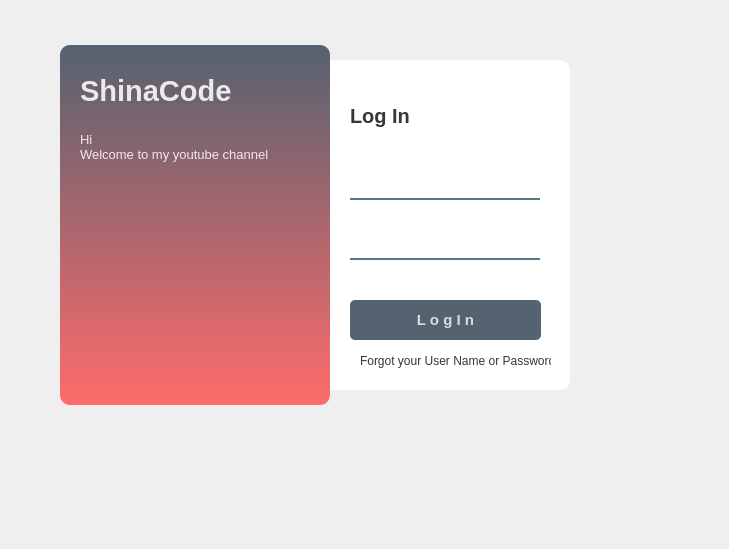
<?xml version="1.0" encoding="UTF-8"?>
<ui version="4.0">
 <class>Dialog</class>
 <widget class="QDialog" name="Dialog">
  <property name="geometry">
   <rect>
    <x>0</x>
    <y>0</y>
    <width>729</width>
    <height>549</height>
   </rect>
  </property>
  <property name="windowTitle">
   <string>Dialog</string>
  </property>
  <widget class="QWidget" name="widget" native="true">
   <property name="geometry">
    <rect>
     <x>20</x>
     <y>20</y>
     <width>590</width>
     <height>420</height>
    </rect>
   </property>
   <property name="styleSheet">
    <string notr="true">QPushButton#pushButton{
	background-color:rgba(85,98,112,255);
	color:rgba(255,255,255,200);
	border-radius:5px;
}
QPushButton#pushButton:pressed{
	padding-left:5px;
	padding-top:5px;
	background-color:rgba(255,107,107,255);
	background-position:calc(100% - 10px)center;
}
QPushButton#pushButton:hover{
background-color:rgba(255,107,107,255);
}</string>
   </property>
   <widget class="QLabel" name="label">
    <property name="geometry">
     <rect>
      <x>290</x>
      <y>40</y>
      <width>260</width>
      <height>330</height>
     </rect>
    </property>
    <property name="styleSheet">
     <string notr="true">background-color:rgba(255,255,255,255);
border-radius:10px;
</string>
    </property>
    <property name="text">
     <string/>
    </property>
   </widget>
   <widget class="QLabel" name="label_2">
    <property name="geometry">
     <rect>
      <x>40</x>
      <y>25</y>
      <width>270</width>
      <height>360</height>
     </rect>
    </property>
    <property name="styleSheet">
     <string notr="true">background-color: qlineargradient(spread:pad, x1:0, y1:0, x2:0, y2:1, stop:0 rgba(85, 98, 112, 255), stop:1 rgba(255, 107, 107, 255));
border-radius:10px;</string>
    </property>
    <property name="text">
     <string/>
    </property>
   </widget>
   <widget class="QLabel" name="label_3">
    <property name="geometry">
     <rect>
      <x>330</x>
      <y>80</y>
      <width>101</width>
      <height>31</height>
     </rect>
    </property>
    <property name="font">
     <font>
      <pointsize>15</pointsize>
      <weight>75</weight>
      <bold>true</bold>
     </font>
    </property>
    <property name="mouseTracking">
     <bool>false</bool>
    </property>
    <property name="acceptDrops">
     <bool>false</bool>
    </property>
    <property name="styleSheet">
     <string notr="true">color:rgba(0,0,0,200)</string>
    </property>
    <property name="text">
     <string>Log In</string>
    </property>
   </widget>
   <widget class="QLineEdit" name="lineEdit">
    <property name="geometry">
     <rect>
      <x>330</x>
      <y>140</y>
      <width>190</width>
      <height>40</height>
     </rect>
    </property>
    <property name="font">
     <font>
      <pointsize>9</pointsize>
     </font>
    </property>
    <property name="styleSheet">
     <string notr="true">border-color:rgba(0,0,0,0);
border:2px solid rgba(0,0,0,0);
border-bottom-color:rgba(46,82,101,200);
color:rgba(0,0,0,0);
padding-bottom:7px;</string>
    </property>
    <property name="placeholderText">
     <string>User Name</string>
    </property>
   </widget>
   <widget class="QLineEdit" name="lineEdit_2">
    <property name="geometry">
     <rect>
      <x>330</x>
      <y>200</y>
      <width>190</width>
      <height>40</height>
     </rect>
    </property>
    <property name="font">
     <font>
      <pointsize>9</pointsize>
     </font>
    </property>
    <property name="styleSheet">
     <string notr="true">border-color:rgba(0,0,0,0);
border:2px solid rgba(0,0,0,0);
border-bottom-color:rgba(46,82,101,200);
color:rgba(0,0,0,0);
padding-bottom:7px;</string>
    </property>
    <property name="echoMode">
     <enum>QLineEdit::Password</enum>
    </property>
    <property name="placeholderText">
     <string>Password</string>
    </property>
   </widget>
   <widget class="QPushButton" name="pushButton">
    <property name="geometry">
     <rect>
      <x>330</x>
      <y>280</y>
      <width>191</width>
      <height>40</height>
     </rect>
    </property>
    <property name="font">
     <font>
      <pointsize>11</pointsize>
      <weight>75</weight>
      <bold>true</bold>
     </font>
    </property>
    <property name="text">
     <string>L o g I n</string>
    </property>
   </widget>
   <widget class="QLabel" name="label_4">
    <property name="geometry">
     <rect>
      <x>340</x>
      <y>330</y>
      <width>191</width>
      <height>21</height>
     </rect>
    </property>
    <property name="styleSheet">
     <string notr="true">color:rgba(0,0,0,200)</string>
    </property>
    <property name="text">
     <string>Forgot your User Name or Password?</string>
    </property>
   </widget>
   <widget class="QLabel" name="label_5">
    <property name="geometry">
     <rect>
      <x>60</x>
      <y>50</y>
      <width>181</width>
      <height>41</height>
     </rect>
    </property>
    <property name="font">
     <font>
      <pointsize>22</pointsize>
      <weight>75</weight>
      <bold>true</bold>
     </font>
    </property>
    <property name="styleSheet">
     <string notr="true">color:rgba(255,255,255,220)</string>
    </property>
    <property name="text">
     <string>ShinaCode</string>
    </property>
   </widget>
   <widget class="QLabel" name="label_6">
    <property name="geometry">
     <rect>
      <x>60</x>
      <y>106</y>
      <width>231</width>
      <height>41</height>
     </rect>
    </property>
    <property name="font">
     <font>
      <pointsize>10</pointsize>
     </font>
    </property>
    <property name="styleSheet">
     <string notr="true">color:rgba(255,255,255,220)</string>
    </property>
    <property name="text">
     <string>Hi
Welcome to my youtube channel</string>
    </property>
   </widget>
   <widget class="QLabel" name="label_7">
    <property name="geometry">
     <rect>
      <x>60</x>
      <y>160</y>
      <width>231</width>
      <height>211</height>
     </rect>
    </property>
    <property name="text">
     <string/>
    </property>
   </widget>
  </widget>
 </widget>
 <resources/>
 <connections/>
</ui>
